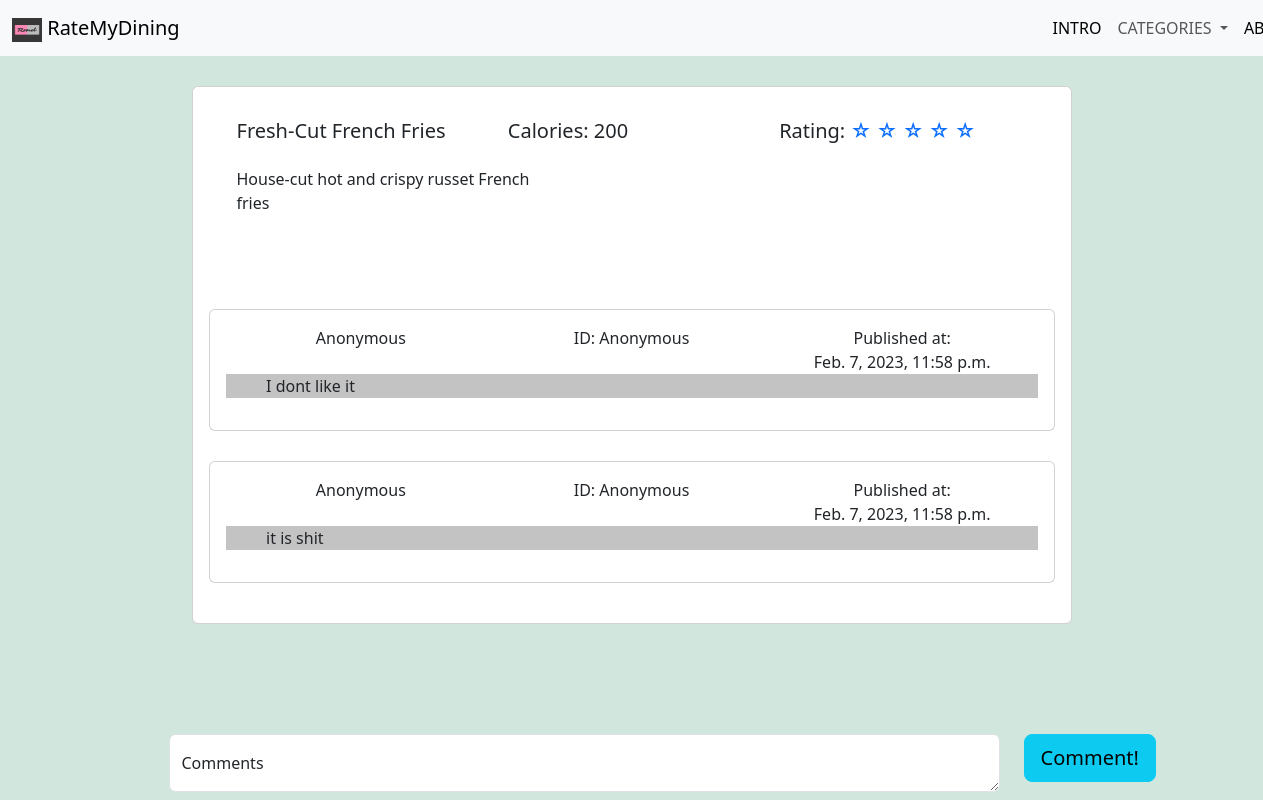
Page /dishes/4 on the committed database.
### DishRating/models.py (models this page shows, shortened)
class Dishes(models.Model):
    dishName = models.CharField(max_length = 30)
    dishID = models.IntegerField(primary_key=True)
    dishType = models.CharField(max_length= 30, default="None",null=True, blank=True)
    dishCal = models.IntegerField()
    dishRate = models.IntegerField()
    dishDescribe = models.CharField(max_length=250,default="None",null=True, blank=True)
    def __str__(self):
        return str(self.dishName)

class Comments(models.Model):
    comment = models.CharField(max_length=150)
    userAccount = models.ForeignKey('Users',on_delete=models.SET('User Deleted the Account'))
    pubDate = models.DateTimeField()
    dishID = models.ForeignKey('DishRating.Dishes',on_delete=models.CASCADE)
    def __str__(self):
        return self.comment

class Users(models.Model):
    userName = models.CharField(max_length=10)
    userAccount = models.CharField(max_length=30,primary_key=True)
    userPassword = models.CharField(max_length=30)
    userSignupDate = models.DateField()
    def __str__(self):
        return self.userAccount

### DishRating/views.py (the view, shortened to what this page needs)
# urls.py: path('dishes/<int:urlDishID>',views.commentPage, name="comment"),
def commentPage(request, urlDishID):
    dishData = Dishes.objects.get(dishID=urlDishID)
    print(dishData)
    commentData = Comments.objects.filter(dishID=urlDishID)
    comUsrData = []
    for each in commentData:
        comUsrData.append([each,Users.objects.get(userAccount=each.userAccount)])
    print("comment")
    print(commentData)
    return render(request,'DishRating/comment.html',{
        'dishData':dishData,
        'comUsrData':comUsrData,
    })

### DishRating/templates/DishRating/comment.html (shortened to what this page needs)
{% load static %}
<!doctype html>
<html lang="en">
  <head>
    <link href="https://cdn.jsdelivr.net/npm/bootstrap@5.3.0-alpha1/dist/css/bootstrap.min.css" rel="stylesheet">
    <nav class="navbar navbar-expand-lg bg-body-tertiary">
        <div class="container-fluid">
        <a class="navbar-brand" href="{% url 'DishRating:Home' %}">
            <img src="{% static 'Img/logo.jpg' %}" alt="logo" width="30" height="24">
            RateMyDining
        </a>
            <div class="col-2">
        <div class="collapse navbar-collapse" id="navbarSupportedContent">
            <ul class="navbar-nav me-auto mb-2 mb-lg-0">
            <li class="nav-item">
                <a class="nav-link active" href="{% url 'DishRating:Home' %}">INTRO</a>
            </li>
            <li class="nav-item">
                <li class="nav-item dropdown">
                    <a class="nav-link dropdown-toggle" href="#" role="button" data-bs-toggle="dropdown" aria-expanded="false">
                        CATEGORIES
                    </a>
                </li>
            </li>
            <li class="nav-item">
                <a class="nav-link active" href="#" onclick="alert('Comming Soon!');">ABOUT</a>
            </li>
            </ul>
        </div>
            </div>
        </div>
    </nav>
</head>
<body style="background-image: url('https://source.unsplash.com/random/?food,light'); background-repeat: no-repeat; background-size: cover; background-attachment: fixed;" class="bg-success-subtle">
    <div style="padding-bottom: 50px;">
        <div class="card mb-3" style="width: 55rem; ">
            <div class="card-top">
                <div class="card-body">
                    <div class="card-body">
                        <div>
                            <div class="container ">
                                <div class="row align-items-start">
                                <div class="col">
                                    <h5 class="card-title">{{dishData}}</h5>
                                </div>
                                <div class="col">
                                    <h5 class="card-title">Calories: {{dishData.dishCal}}</h5>
                                </div>
                                <div class="col">
                                    <h5 class="card-title">
                                        {% with i=0 %}
                                        {% with j=dishData.dishRate %}
                                        Rating:
                                        <a href="#" onclick="alert('Comming Soon!');" style="text-decoration:none">
                                        {% if j > 0 %}
                                            &#9733
                                        {% else %}
                                            &#9734
                                        {% endif %}
                                        {% if j > 1 %}
                                            &#9733
                                        {% else %}
                                            &#9734
                                        {% endif %}
                                        {% if j > 2 %}
                                            &#9733
                                        {% else %}
                                            &#9734
                                        {% endif %}
                                        {% if j > 3 %}
                                            &#9733
                                        {% else %}
                                            &#9734
                                        {% endif %}
                                        {% if j > 4 %}
                                            &#9733
                                        {% else %}
                                            &#9734
                                        {% endif %}{% endwith %}{% endwith %}
                                        </a>
                                    </h5>
                                </div>
                                </div>
                            </div>
                        </div>
                    <div class="container">
                        <div class="row">
                        <div class="col" >
                            {{dishData.dishDescribe}}
                        </div>
                        <div class="col" style="text-align: center; margin-left: 8rem;">
                        </div>
                        </div>
                    </div>
                    </div>
                </div>
            </div>
            <div class="card-body">
                {% for each_comUsr in comUsrData %}
                <div class="card mb-4">
                    <div class="card-body">
                        <div class="container text-center" >
                            <div class="row align-items-start">
                            <div class="col">
                                {{each_comUsr.1.userName}}
                            </div>
                            <div class="col">
                                ID: {{each_comUsr.0.userAccount}}
                            </div>
                            <div class="col">
                                Published at: <br>{{each_comUsr.0.pubDate}}
                            </div>
                            </div>
                        </div>
                        <div style="background-color: rgb(195, 195, 195);
                                    width: 100%; padding-left: 5%;
                                    padding-right: 5%;">
                            <p >{{each_comUsr.0}}</p>
                        </div>
                    </div>
                </div>
                {% endfor %}
            </div>
        </div>
    </div>
    <form action="", method="POST">
	    <div class="container text-center fixed-bottom mb-2">
    	    <div class="row align-items-start">
          	<div class="col-9" >
           		<div class="form-floating">
                	<textarea class="form-control" placeholder="Leave a comment here" id="floatingTextarea" name="comment" required></textarea>
                	<label for="floatingTextarea">Comments</label>
            	</div>
          	</div>
          	<div class="col-1">
            	<button type="submit" class="btn btn-info btn-lg">Comment!</button>
          	</div>
        	</div>
      	</div>
    </form>
  </body>
</html>

### DishRating/templates/DishRating/comment.html (style rules this page uses)
.card { margin: 0 auto; margin-top: 30px; float: none; margin-bottom: 10px; }

### rows in the picture
Dishes: dishName "Fresh-Cut French Fries", dishCal "200", dishDescribe "House-cut hot and crispy russet French fries"
Comments: userName "Anonymous", userAccount.userAccount "Anonymous", pubDate "Feb. 7, 2023, 11:58 p.m.", comment "I dont like it"
Comments: userName "Anonymous", userAccount.userAccount "Anonymous", pubDate "Feb. 7, 2023, 11:58 p.m.", comment "it is shit"
